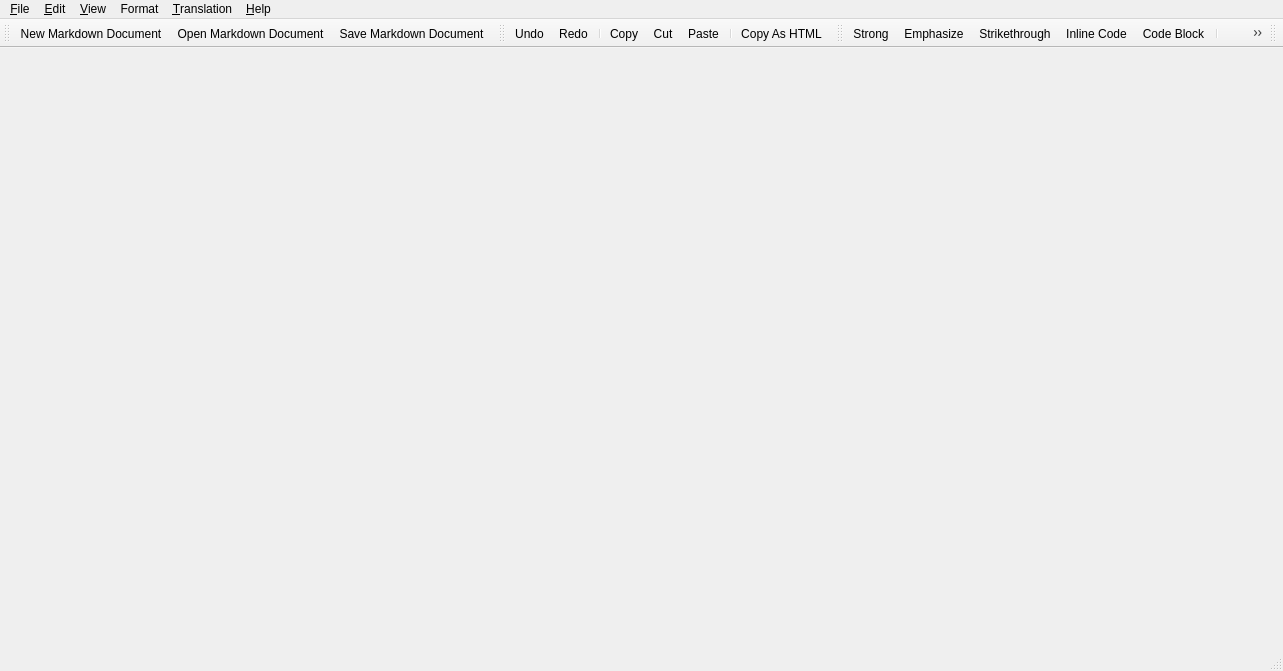
<?xml version="1.0" encoding="UTF-8"?>
<ui version="4.0">
 <class>MainWindow</class>
 <widget class="QMainWindow" name="MainWindow">
  <property name="geometry">
   <rect>
    <x>0</x>
    <y>0</y>
    <width>1283</width>
    <height>671</height>
   </rect>
  </property>
  <property name="windowTitle">
   <string>KarenMeu</string>
  </property>
  <property name="windowIcon">
   <iconset resource="karenmeu.qrc">
    <normaloff>:/KarenMeu.png</normaloff>:/KarenMeu.png</iconset>
  </property>
  <widget class="QWidget" name="centralWidget"/>
  <widget class="QMenuBar" name="menuBar">
   <property name="geometry">
    <rect>
     <x>0</x>
     <y>0</y>
     <width>1283</width>
     <height>24</height>
    </rect>
   </property>
   <widget class="QMenu" name="menuFile">
    <property name="title">
     <string>&amp;File</string>
    </property>
    <widget class="QMenu" name="menuExport">
     <property name="title">
      <string>Export...</string>
     </property>
     <addaction name="actionExportAsHTML"/>
     <addaction name="actionExportAsPDF"/>
    </widget>
    <widget class="QMenu" name="menuRecentFiles">
     <property name="title">
      <string>Recent Files...</string>
     </property>
     <addaction name="actionClearRecentFilesList"/>
     <addaction name="separator"/>
    </widget>
    <widget class="QMenu" name="menuNewFromTemplate">
     <property name="title">
      <string>New Markdown Document From Template...</string>
     </property>
     <property name="icon">
      <iconset resource="karenmeu.qrc">
       <normaloff>:/rc/images/newFromTemplate.png</normaloff>:/rc/images/newFromTemplate.png</iconset>
     </property>
     <addaction name="actionTemplateManager"/>
     <addaction name="separator"/>
    </widget>
    <addaction name="actionNew"/>
    <addaction name="menuNewFromTemplate"/>
    <addaction name="actionOpen"/>
    <addaction name="actionSave"/>
    <addaction name="actionSaveAs"/>
    <addaction name="menuRecentFiles"/>
    <addaction name="menuExport"/>
    <addaction name="separator"/>
    <addaction name="actionExit"/>
   </widget>
   <widget class="QMenu" name="menuEdit">
    <property name="title">
     <string>&amp;Edit</string>
    </property>
    <addaction name="actionUndo"/>
    <addaction name="actionRedo"/>
    <addaction name="separator"/>
    <addaction name="actionCopy"/>
    <addaction name="actionCut"/>
    <addaction name="actionPaste"/>
    <addaction name="actionSelectAll"/>
    <addaction name="separator"/>
    <addaction name="actionCopyAsHTML"/>
    <addaction name="separator"/>
    <addaction name="actionPreference"/>
   </widget>
   <widget class="QMenu" name="menuHelp">
    <property name="title">
     <string>&amp;Help</string>
    </property>
    <addaction name="actionContent"/>
    <addaction name="actionAbout"/>
   </widget>
   <widget class="QMenu" name="menuFormat">
    <property name="title">
     <string>Format</string>
    </property>
    <addaction name="actionStrong"/>
    <addaction name="actionEmphasize"/>
    <addaction name="actionStrikethrough"/>
    <addaction name="actionInlineCode"/>
    <addaction name="actionCodeBlock"/>
    <addaction name="actionComment"/>
    <addaction name="separator"/>
    <addaction name="actionOrderedList"/>
    <addaction name="actionUnorderedList"/>
    <addaction name="actionBlockquote"/>
    <addaction name="separator"/>
    <addaction name="actionHyperlink"/>
    <addaction name="actionImage"/>
    <addaction name="actionHorizontalRule"/>
    <addaction name="actionNewParagraph"/>
    <addaction name="separator"/>
    <addaction name="actionShiftRight"/>
    <addaction name="actionShiftLeft"/>
    <addaction name="separator"/>
    <addaction name="actionHeader1"/>
    <addaction name="actionHeader2"/>
    <addaction name="actionHeader3"/>
    <addaction name="actionHeader4"/>
    <addaction name="actionHeader5"/>
    <addaction name="actionHeader6"/>
   </widget>
   <widget class="QMenu" name="menuView">
    <property name="title">
     <string>&amp;View</string>
    </property>
   </widget>
   <widget class="QMenu" name="menuTranslation">
    <property name="title">
     <string>&amp;Translation</string>
    </property>
    <widget class="QMenu" name="menuTranslate">
     <property name="title">
      <string>&amp;Translate</string>
     </property>
     <addaction name="actionTranslateSelected"/>
     <addaction name="actionTranslateTextInClipboard"/>
     <addaction name="separator"/>
     <addaction name="actionGoogle"/>
     <addaction name="actionBaidu"/>
     <addaction name="actionYoudao"/>
     <addaction name="actionSogou"/>
     <addaction name="actionDeepL"/>
    </widget>
    <addaction name="menuTranslate"/>
    <addaction name="actionDictionary"/>
   </widget>
   <addaction name="menuFile"/>
   <addaction name="menuEdit"/>
   <addaction name="menuView"/>
   <addaction name="menuFormat"/>
   <addaction name="menuTranslation"/>
   <addaction name="menuHelp"/>
  </widget>
  <widget class="QToolBar" name="fileToolbar">
   <property name="windowTitle">
    <string>File Toolbar</string>
   </property>
   <property name="iconSize">
    <size>
     <width>24</width>
     <height>24</height>
    </size>
   </property>
   <attribute name="toolBarArea">
    <enum>TopToolBarArea</enum>
   </attribute>
   <attribute name="toolBarBreak">
    <bool>false</bool>
   </attribute>
   <addaction name="actionNew"/>
   <addaction name="actionOpen"/>
   <addaction name="actionSave"/>
  </widget>
  <widget class="QStatusBar" name="statusBar"/>
  <widget class="QToolBar" name="editToolbar">
   <property name="windowTitle">
    <string>Edit Toolbar</string>
   </property>
   <property name="iconSize">
    <size>
     <width>24</width>
     <height>24</height>
    </size>
   </property>
   <attribute name="toolBarArea">
    <enum>TopToolBarArea</enum>
   </attribute>
   <attribute name="toolBarBreak">
    <bool>false</bool>
   </attribute>
   <addaction name="actionUndo"/>
   <addaction name="actionRedo"/>
   <addaction name="separator"/>
   <addaction name="actionCopy"/>
   <addaction name="actionCut"/>
   <addaction name="actionPaste"/>
   <addaction name="separator"/>
   <addaction name="actionCopyAsHTML"/>
  </widget>
  <widget class="QToolBar" name="formatToolbar">
   <property name="windowTitle">
    <string>Format Toolbar</string>
   </property>
   <property name="iconSize">
    <size>
     <width>24</width>
     <height>24</height>
    </size>
   </property>
   <attribute name="toolBarArea">
    <enum>TopToolBarArea</enum>
   </attribute>
   <attribute name="toolBarBreak">
    <bool>false</bool>
   </attribute>
   <addaction name="actionStrong"/>
   <addaction name="actionEmphasize"/>
   <addaction name="actionStrikethrough"/>
   <addaction name="actionInlineCode"/>
   <addaction name="actionCodeBlock"/>
   <addaction name="separator"/>
   <addaction name="actionOrderedList"/>
   <addaction name="actionUnorderedList"/>
   <addaction name="actionBlockquote"/>
   <addaction name="actionHyperlink"/>
   <addaction name="actionImage"/>
   <addaction name="actionHorizontalRule"/>
   <addaction name="separator"/>
   <addaction name="actionShiftLeft"/>
   <addaction name="actionShiftRight"/>
   <addaction name="separator"/>
   <addaction name="actionHeader1"/>
   <addaction name="actionHeader2"/>
   <addaction name="actionHeader3"/>
   <addaction name="actionHeader4"/>
  </widget>
  <widget class="QToolBar" name="shortcutToolbar">
   <property name="windowTitle">
    <string>Shortcuts Toolbar</string>
   </property>
   <attribute name="toolBarArea">
    <enum>TopToolBarArea</enum>
   </attribute>
   <attribute name="toolBarBreak">
    <bool>false</bool>
   </attribute>
  </widget>
  <action name="actionNew">
   <property name="icon">
    <iconset resource="karenmeu.qrc">
     <normaloff>:/rc/images/new.png</normaloff>:/rc/images/new.png</iconset>
   </property>
   <property name="text">
    <string>&amp;New Markdown Document</string>
   </property>
   <property name="shortcut">
    <string>Ctrl+N</string>
   </property>
  </action>
  <action name="actionOpen">
   <property name="icon">
    <iconset resource="karenmeu.qrc">
     <normaloff>:/rc/images/open.png</normaloff>:/rc/images/open.png</iconset>
   </property>
   <property name="text">
    <string>&amp;Open Markdown Document...</string>
   </property>
   <property name="shortcut">
    <string>Ctrl+O</string>
   </property>
  </action>
  <action name="actionSave">
   <property name="icon">
    <iconset resource="karenmeu.qrc">
     <normaloff>:/rc/images/save.png</normaloff>:/rc/images/save.png</iconset>
   </property>
   <property name="text">
    <string>&amp;Save Markdown Document</string>
   </property>
   <property name="shortcut">
    <string>Ctrl+S</string>
   </property>
  </action>
  <action name="actionSaveAs">
   <property name="icon">
    <iconset resource="karenmeu.qrc">
     <normaloff>:/rc/images/save_as.png</normaloff>:/rc/images/save_as.png</iconset>
   </property>
   <property name="text">
    <string>Save Markdown Document &amp;As...</string>
   </property>
  </action>
  <action name="actionExit">
   <property name="text">
    <string>E&amp;xit</string>
   </property>
   <property name="menuRole">
    <enum>QAction::QuitRole</enum>
   </property>
  </action>
  <action name="actionCopy">
   <property name="icon">
    <iconset resource="karenmeu.qrc">
     <normaloff>:/rc/images/copy.png</normaloff>:/rc/images/copy.png</iconset>
   </property>
   <property name="text">
    <string>&amp;Copy</string>
   </property>
   <property name="shortcut">
    <string>Ctrl+C</string>
   </property>
  </action>
  <action name="actionCut">
   <property name="icon">
    <iconset resource="karenmeu.qrc">
     <normaloff>:/rc/images/cut.png</normaloff>:/rc/images/cut.png</iconset>
   </property>
   <property name="text">
    <string>Cu&amp;t</string>
   </property>
   <property name="shortcut">
    <string>Ctrl+X</string>
   </property>
  </action>
  <action name="actionPaste">
   <property name="icon">
    <iconset resource="karenmeu.qrc">
     <normaloff>:/rc/images/paste.png</normaloff>:/rc/images/paste.png</iconset>
   </property>
   <property name="text">
    <string>&amp;Paste</string>
   </property>
   <property name="shortcut">
    <string>Ctrl+V</string>
   </property>
  </action>
  <action name="actionContent">
   <property name="text">
    <string>&amp;Content...</string>
   </property>
  </action>
  <action name="actionAbout">
   <property name="text">
    <string>&amp;About...</string>
   </property>
   <property name="menuRole">
    <enum>QAction::AboutRole</enum>
   </property>
  </action>
  <action name="actionPreference">
   <property name="icon">
    <iconset resource="karenmeu.qrc">
     <normaloff>:/rc/images/preference.png</normaloff>:/rc/images/preference.png</iconset>
   </property>
   <property name="text">
    <string>Preference...</string>
   </property>
   <property name="shortcut">
    <string>Ctrl+Alt+X</string>
   </property>
   <property name="menuRole">
    <enum>QAction::PreferencesRole</enum>
   </property>
  </action>
  <action name="actionUndo">
   <property name="icon">
    <iconset resource="karenmeu.qrc">
     <normaloff>:/rc/images/undo.png</normaloff>:/rc/images/undo.png</iconset>
   </property>
   <property name="text">
    <string>Undo</string>
   </property>
   <property name="shortcut">
    <string>Ctrl+Z</string>
   </property>
  </action>
  <action name="actionRedo">
   <property name="icon">
    <iconset resource="karenmeu.qrc">
     <normaloff>:/rc/images/redo.png</normaloff>:/rc/images/redo.png</iconset>
   </property>
   <property name="text">
    <string>Redo</string>
   </property>
   <property name="shortcut">
    <string>Ctrl+Y</string>
   </property>
  </action>
  <action name="actionSelectAll">
   <property name="text">
    <string>Select All</string>
   </property>
   <property name="shortcut">
    <string>Ctrl+A</string>
   </property>
  </action>
  <action name="actionCopyAsHTML">
   <property name="icon">
    <iconset resource="karenmeu.qrc">
     <normaloff>:/rc/images/copyAsHTML.png</normaloff>:/rc/images/copyAsHTML.png</iconset>
   </property>
   <property name="text">
    <string>Copy As HTML</string>
   </property>
   <property name="shortcut">
    <string>Ctrl+Alt+C</string>
   </property>
  </action>
  <action name="actionExportAsHTML">
   <property name="icon">
    <iconset resource="karenmeu.qrc">
     <normaloff>:/rc/images/exportashtml.png</normaloff>:/rc/images/exportashtml.png</iconset>
   </property>
   <property name="text">
    <string>HTML</string>
   </property>
  </action>
  <action name="actionExportAsPDF">
   <property name="icon">
    <iconset resource="karenmeu.qrc">
     <normaloff>:/rc/images/exportaspdf.png</normaloff>:/rc/images/exportaspdf.png</iconset>
   </property>
   <property name="text">
    <string>PDF</string>
   </property>
  </action>
  <action name="actionStrong">
   <property name="icon">
    <iconset resource="karenmeu.qrc">
     <normaloff>:/rc/images/strong.png</normaloff>:/rc/images/strong.png</iconset>
   </property>
   <property name="text">
    <string>Strong</string>
   </property>
   <property name="shortcut">
    <string>Ctrl+B</string>
   </property>
  </action>
  <action name="actionEmphasize">
   <property name="icon">
    <iconset resource="karenmeu.qrc">
     <normaloff>:/rc/images/emphasize.png</normaloff>:/rc/images/emphasize.png</iconset>
   </property>
   <property name="text">
    <string>Emphasize</string>
   </property>
   <property name="shortcut">
    <string>Ctrl+I</string>
   </property>
  </action>
  <action name="actionInlineCode">
   <property name="icon">
    <iconset resource="karenmeu.qrc">
     <normaloff>:/rc/images/code.png</normaloff>:/rc/images/code.png</iconset>
   </property>
   <property name="text">
    <string>Inline Code</string>
   </property>
   <property name="shortcut">
    <string>Ctrl+Shift+K</string>
   </property>
  </action>
  <action name="actionComment">
   <property name="text">
    <string>Comment</string>
   </property>
   <property name="shortcut">
    <string>Ctrl+/</string>
   </property>
  </action>
  <action name="actionOrderedList">
   <property name="icon">
    <iconset resource="karenmeu.qrc">
     <normaloff>:/rc/images/ol.png</normaloff>:/rc/images/ol.png</iconset>
   </property>
   <property name="text">
    <string>Ordered List</string>
   </property>
   <property name="shortcut">
    <string>Ctrl+Shift+O</string>
   </property>
  </action>
  <action name="actionUnorderedList">
   <property name="icon">
    <iconset resource="karenmeu.qrc">
     <normaloff>:/rc/images/ul.png</normaloff>:/rc/images/ul.png</iconset>
   </property>
   <property name="text">
    <string>Unordered List</string>
   </property>
   <property name="shortcut">
    <string>Ctrl+Shift+U</string>
   </property>
  </action>
  <action name="actionBlockquote">
   <property name="icon">
    <iconset resource="karenmeu.qrc">
     <normaloff>:/rc/images/quote.png</normaloff>:/rc/images/quote.png</iconset>
   </property>
   <property name="text">
    <string>Blockquote</string>
   </property>
   <property name="shortcut">
    <string>Ctrl+Shift+B</string>
   </property>
  </action>
  <action name="actionHyperlink">
   <property name="icon">
    <iconset resource="karenmeu.qrc">
     <normaloff>:/rc/images/link.png</normaloff>:/rc/images/link.png</iconset>
   </property>
   <property name="text">
    <string>Hyperlink</string>
   </property>
   <property name="shortcut">
    <string>Ctrl+K</string>
   </property>
  </action>
  <action name="actionImage">
   <property name="icon">
    <iconset resource="karenmeu.qrc">
     <normaloff>:/rc/images/image.png</normaloff>:/rc/images/image.png</iconset>
   </property>
   <property name="text">
    <string>Image</string>
   </property>
   <property name="shortcut">
    <string>Ctrl+Shift+I</string>
   </property>
  </action>
  <action name="actionNewParagraph">
   <property name="icon">
    <iconset resource="karenmeu.qrc">
     <normaloff>:/rc/images/paragraph.png</normaloff>:/rc/images/paragraph.png</iconset>
   </property>
   <property name="text">
    <string>New Paragraph</string>
   </property>
  </action>
  <action name="actionHeader1">
   <property name="icon">
    <iconset resource="karenmeu.qrc">
     <normaloff>:/rc/images/h1.png</normaloff>:/rc/images/h1.png</iconset>
   </property>
   <property name="text">
    <string>Header 1</string>
   </property>
   <property name="shortcut">
    <string>Ctrl+1</string>
   </property>
  </action>
  <action name="actionHeader2">
   <property name="icon">
    <iconset resource="karenmeu.qrc">
     <normaloff>:/rc/images/h2.png</normaloff>:/rc/images/h2.png</iconset>
   </property>
   <property name="text">
    <string>Header 2</string>
   </property>
   <property name="shortcut">
    <string>Ctrl+2</string>
   </property>
  </action>
  <action name="actionHeader3">
   <property name="icon">
    <iconset resource="karenmeu.qrc">
     <normaloff>:/rc/images/h3.png</normaloff>:/rc/images/h3.png</iconset>
   </property>
   <property name="text">
    <string>Header 3</string>
   </property>
   <property name="shortcut">
    <string>Ctrl+3</string>
   </property>
  </action>
  <action name="actionHeader4">
   <property name="icon">
    <iconset resource="karenmeu.qrc">
     <normaloff>:/rc/images/h4.png</normaloff>:/rc/images/h4.png</iconset>
   </property>
   <property name="text">
    <string>Header 4</string>
   </property>
   <property name="shortcut">
    <string>Ctrl+4</string>
   </property>
  </action>
  <action name="actionHeader5">
   <property name="icon">
    <iconset resource="karenmeu.qrc">
     <normaloff>:/rc/images/h5.png</normaloff>:/rc/images/h5.png</iconset>
   </property>
   <property name="text">
    <string>Header 5</string>
   </property>
   <property name="shortcut">
    <string>Ctrl+5</string>
   </property>
  </action>
  <action name="actionHeader6">
   <property name="icon">
    <iconset resource="karenmeu.qrc">
     <normaloff>:/rc/images/h6.png</normaloff>:/rc/images/h6.png</iconset>
   </property>
   <property name="text">
    <string>Header 6</string>
   </property>
   <property name="shortcut">
    <string>Ctrl+6</string>
   </property>
  </action>
  <action name="actionHorizontalRule">
   <property name="icon">
    <iconset resource="karenmeu.qrc">
     <normaloff>:/rc/images/hr.png</normaloff>:/rc/images/hr.png</iconset>
   </property>
   <property name="text">
    <string>Horizontal Rule</string>
   </property>
   <property name="shortcut">
    <string>Ctrl+H</string>
   </property>
  </action>
  <action name="actionShiftRight">
   <property name="icon">
    <iconset resource="karenmeu.qrc">
     <normaloff>:/rc/images/shiftright.png</normaloff>:/rc/images/shiftright.png</iconset>
   </property>
   <property name="text">
    <string>Shift Right</string>
   </property>
   <property name="shortcut">
    <string>Alt+.</string>
   </property>
  </action>
  <action name="actionShiftLeft">
   <property name="icon">
    <iconset resource="karenmeu.qrc">
     <normaloff>:/rc/images/shiftleft.png</normaloff>:/rc/images/shiftleft.png</iconset>
   </property>
   <property name="text">
    <string>Shift Left</string>
   </property>
   <property name="shortcut">
    <string>Alt+,</string>
   </property>
  </action>
  <action name="actionStrikethrough">
   <property name="icon">
    <iconset resource="karenmeu.qrc">
     <normaloff>:/rc/images/strikethrough.png</normaloff>:/rc/images/strikethrough.png</iconset>
   </property>
   <property name="text">
    <string>Strikethrough</string>
   </property>
  </action>
  <action name="actionCodeBlock">
   <property name="icon">
    <iconset resource="karenmeu.qrc">
     <normaloff>:/rc/images/codeblock.png</normaloff>:/rc/images/codeblock.png</iconset>
   </property>
   <property name="text">
    <string>Code Block</string>
   </property>
  </action>
  <action name="actionGoldmark">
   <property name="checkable">
    <bool>true</bool>
   </property>
   <property name="text">
    <string>Goldmark</string>
   </property>
  </action>
  <action name="actionLute">
   <property name="checkable">
    <bool>true</bool>
   </property>
   <property name="text">
    <string>Lute</string>
   </property>
  </action>
  <action name="actionDefault">
   <property name="checkable">
    <bool>true</bool>
   </property>
   <property name="text">
    <string>默认</string>
   </property>
  </action>
  <action name="actionOrange">
   <property name="checkable">
    <bool>true</bool>
   </property>
   <property name="text">
    <string>橙心</string>
   </property>
  </action>
  <action name="actionInk">
   <property name="checkable">
    <bool>true</bool>
   </property>
   <property name="text">
    <string>墨黑</string>
   </property>
  </action>
  <action name="actionPurple">
   <property name="checkable">
    <bool>true</bool>
   </property>
   <property name="text">
    <string>姹紫</string>
   </property>
  </action>
  <action name="actionBlue">
   <property name="checkable">
    <bool>true</bool>
   </property>
   <property name="text">
    <string>嫩青</string>
   </property>
  </action>
  <action name="actionGreen">
   <property name="checkable">
    <bool>true</bool>
   </property>
   <property name="text">
    <string>绿意</string>
   </property>
  </action>
  <action name="actionRed">
   <property name="checkable">
    <bool>true</bool>
   </property>
   <property name="text">
    <string>红绯</string>
   </property>
  </action>
  <action name="actionAbap">
   <property name="checkable">
    <bool>true</bool>
   </property>
   <property name="text">
    <string>Abap</string>
   </property>
  </action>
  <action name="actionAlgol">
   <property name="checkable">
    <bool>true</bool>
   </property>
   <property name="text">
    <string>Algol</string>
   </property>
  </action>
  <action name="actionAlgolNu">
   <property name="checkable">
    <bool>true</bool>
   </property>
   <property name="text">
    <string>Algol Nu</string>
   </property>
  </action>
  <action name="actionAPI">
   <property name="text">
    <string>API</string>
   </property>
  </action>
  <action name="actionArduino">
   <property name="checkable">
    <bool>true</bool>
   </property>
   <property name="text">
    <string>Arduino</string>
   </property>
  </action>
  <action name="actionAutumn">
   <property name="checkable">
    <bool>true</bool>
   </property>
   <property name="text">
    <string>Autumn</string>
   </property>
  </action>
  <action name="actionBorland">
   <property name="checkable">
    <bool>true</bool>
   </property>
   <property name="text">
    <string>Borland</string>
   </property>
  </action>
  <action name="actionBW">
   <property name="checkable">
    <bool>true</bool>
   </property>
   <property name="text">
    <string>BW</string>
   </property>
  </action>
  <action name="actionColorful">
   <property name="checkable">
    <bool>true</bool>
   </property>
   <property name="text">
    <string>Colorful</string>
   </property>
  </action>
  <action name="actionDracula">
   <property name="checkable">
    <bool>true</bool>
   </property>
   <property name="text">
    <string>Dracula</string>
   </property>
  </action>
  <action name="actionEmacs">
   <property name="checkable">
    <bool>true</bool>
   </property>
   <property name="text">
    <string>Emacs</string>
   </property>
  </action>
  <action name="actionFriendly">
   <property name="checkable">
    <bool>true</bool>
   </property>
   <property name="text">
    <string>Friendly</string>
   </property>
  </action>
  <action name="actionFruity">
   <property name="checkable">
    <bool>true</bool>
   </property>
   <property name="text">
    <string>Fruity</string>
   </property>
  </action>
  <action name="actionGithub">
   <property name="checkable">
    <bool>true</bool>
   </property>
   <property name="text">
    <string>Github</string>
   </property>
  </action>
  <action name="actionIgor">
   <property name="checkable">
    <bool>true</bool>
   </property>
   <property name="text">
    <string>Igor</string>
   </property>
  </action>
  <action name="actionLovelace">
   <property name="checkable">
    <bool>true</bool>
   </property>
   <property name="text">
    <string>Lovelace</string>
   </property>
  </action>
  <action name="actionManni">
   <property name="checkable">
    <bool>true</bool>
   </property>
   <property name="text">
    <string>Manni</string>
   </property>
  </action>
  <action name="actionMonokai">
   <property name="checkable">
    <bool>true</bool>
   </property>
   <property name="text">
    <string>Monokai</string>
   </property>
  </action>
  <action name="actionMonokaiLight">
   <property name="checkable">
    <bool>true</bool>
   </property>
   <property name="text">
    <string>Monokai Light</string>
   </property>
  </action>
  <action name="actionMurphy">
   <property name="checkable">
    <bool>true</bool>
   </property>
   <property name="text">
    <string>Murphy</string>
   </property>
  </action>
  <action name="actionNative">
   <property name="checkable">
    <bool>true</bool>
   </property>
   <property name="text">
    <string>Native</string>
   </property>
  </action>
  <action name="actionParaisoDark">
   <property name="checkable">
    <bool>true</bool>
   </property>
   <property name="text">
    <string>Paraiso Dark</string>
   </property>
  </action>
  <action name="actionParaisoLight">
   <property name="checkable">
    <bool>true</bool>
   </property>
   <property name="text">
    <string>Paraiso Light</string>
   </property>
  </action>
  <action name="actionPastie">
   <property name="checkable">
    <bool>true</bool>
   </property>
   <property name="text">
    <string>Pastie</string>
   </property>
  </action>
  <action name="actionPerldoc">
   <property name="checkable">
    <bool>true</bool>
   </property>
   <property name="text">
    <string>Perldoc</string>
   </property>
  </action>
  <action name="actionPygments">
   <property name="checkable">
    <bool>true</bool>
   </property>
   <property name="text">
    <string>Pygments</string>
   </property>
  </action>
  <action name="actionRainbowDash">
   <property name="checkable">
    <bool>true</bool>
   </property>
   <property name="text">
    <string>Rainbow Dash</string>
   </property>
  </action>
  <action name="actionRRT">
   <property name="checkable">
    <bool>true</bool>
   </property>
   <property name="text">
    <string>RRT</string>
   </property>
  </action>
  <action name="actionSolarizedDark">
   <property name="checkable">
    <bool>true</bool>
   </property>
   <property name="text">
    <string>Solarized Dark</string>
   </property>
  </action>
  <action name="actionSolarizedDark256">
   <property name="checkable">
    <bool>true</bool>
   </property>
   <property name="text">
    <string>Solarized Dark256</string>
   </property>
  </action>
  <action name="actionSolarizedLight">
   <property name="checkable">
    <bool>true</bool>
   </property>
   <property name="text">
    <string>Solarized Light</string>
   </property>
  </action>
  <action name="actionSwapOff">
   <property name="checkable">
    <bool>true</bool>
   </property>
   <property name="text">
    <string>Swap Off</string>
   </property>
  </action>
  <action name="actionTango">
   <property name="checkable">
    <bool>true</bool>
   </property>
   <property name="text">
    <string>Tango</string>
   </property>
  </action>
  <action name="actionTrac">
   <property name="checkable">
    <bool>true</bool>
   </property>
   <property name="text">
    <string>Trac</string>
   </property>
  </action>
  <action name="actionVIM">
   <property name="checkable">
    <bool>true</bool>
   </property>
   <property name="text">
    <string>VIM</string>
   </property>
  </action>
  <action name="actionVS">
   <property name="checkable">
    <bool>true</bool>
   </property>
   <property name="text">
    <string>VS</string>
   </property>
  </action>
  <action name="actionXcode">
   <property name="checkable">
    <bool>true</bool>
   </property>
   <property name="text">
    <string>Xcode</string>
   </property>
  </action>
  <action name="actionGopher">
   <property name="checkable">
    <bool>true</bool>
   </property>
   <property name="text">
    <string>Gopher</string>
   </property>
  </action>
  <action name="actionClearRecentFilesList">
   <property name="text">
    <string>Clear Recent Markdown Files List</string>
   </property>
  </action>
  <action name="actionDictionary">
   <property name="icon">
    <iconset resource="karenmeu.qrc">
     <normaloff>:/rc/images/dict.png</normaloff>:/rc/images/dict.png</iconset>
   </property>
   <property name="text">
    <string>Dictionary</string>
   </property>
   <property name="shortcut">
    <string>F8</string>
   </property>
  </action>
  <action name="actionTranslateSelected">
   <property name="icon">
    <iconset resource="karenmeu.qrc">
     <normaloff>:/rc/images/translate.png</normaloff>:/rc/images/translate.png</iconset>
   </property>
   <property name="text">
    <string>Translate Selected Text</string>
   </property>
   <property name="shortcut">
    <string>F6</string>
   </property>
  </action>
  <action name="actionGoogle">
   <property name="checkable">
    <bool>true</bool>
   </property>
   <property name="checked">
    <bool>true</bool>
   </property>
   <property name="icon">
    <iconset resource="karenmeu.qrc">
     <normaloff>:/rc/images/google.png</normaloff>:/rc/images/google.png</iconset>
   </property>
   <property name="text">
    <string>Google</string>
   </property>
  </action>
  <action name="actionBaidu">
   <property name="checkable">
    <bool>true</bool>
   </property>
   <property name="icon">
    <iconset resource="karenmeu.qrc">
     <normaloff>:/rc/images/baidu.png</normaloff>:/rc/images/baidu.png</iconset>
   </property>
   <property name="text">
    <string>Baidu</string>
   </property>
  </action>
  <action name="actionYoudao">
   <property name="checkable">
    <bool>true</bool>
   </property>
   <property name="icon">
    <iconset resource="karenmeu.qrc">
     <normaloff>:/rc/images/youdao.png</normaloff>:/rc/images/youdao.png</iconset>
   </property>
   <property name="text">
    <string>Youdao</string>
   </property>
  </action>
  <action name="actionSogou">
   <property name="checkable">
    <bool>true</bool>
   </property>
   <property name="checked">
    <bool>true</bool>
   </property>
   <property name="icon">
    <iconset resource="karenmeu.qrc">
     <normaloff>:/rc/images/sogou.png</normaloff>:/rc/images/sogou.png</iconset>
   </property>
   <property name="text">
    <string>Sogou</string>
   </property>
  </action>
  <action name="actionDeepL">
   <property name="checkable">
    <bool>true</bool>
   </property>
   <property name="icon">
    <iconset resource="karenmeu.qrc">
     <normaloff>:/rc/images/deepl.png</normaloff>:/rc/images/deepl.png</iconset>
   </property>
   <property name="text">
    <string>DeepL</string>
   </property>
  </action>
  <action name="actionTranslateTextInClipboard">
   <property name="text">
    <string>Translate Text in Clipboard</string>
   </property>
   <property name="shortcut">
    <string>F7</string>
   </property>
  </action>
  <action name="actionTemplateManager">
   <property name="icon">
    <iconset resource="karenmeu.qrc">
     <normaloff>:/rc/images/templateManager.png</normaloff>:/rc/images/templateManager.png</iconset>
   </property>
   <property name="text">
    <string>Template Manager...</string>
   </property>
  </action>
 </widget>
 <layoutdefault spacing="6" margin="11"/>
 <resources>
  <include location="karenmeu.qrc"/>
 </resources>
 <connections/>
</ui>
